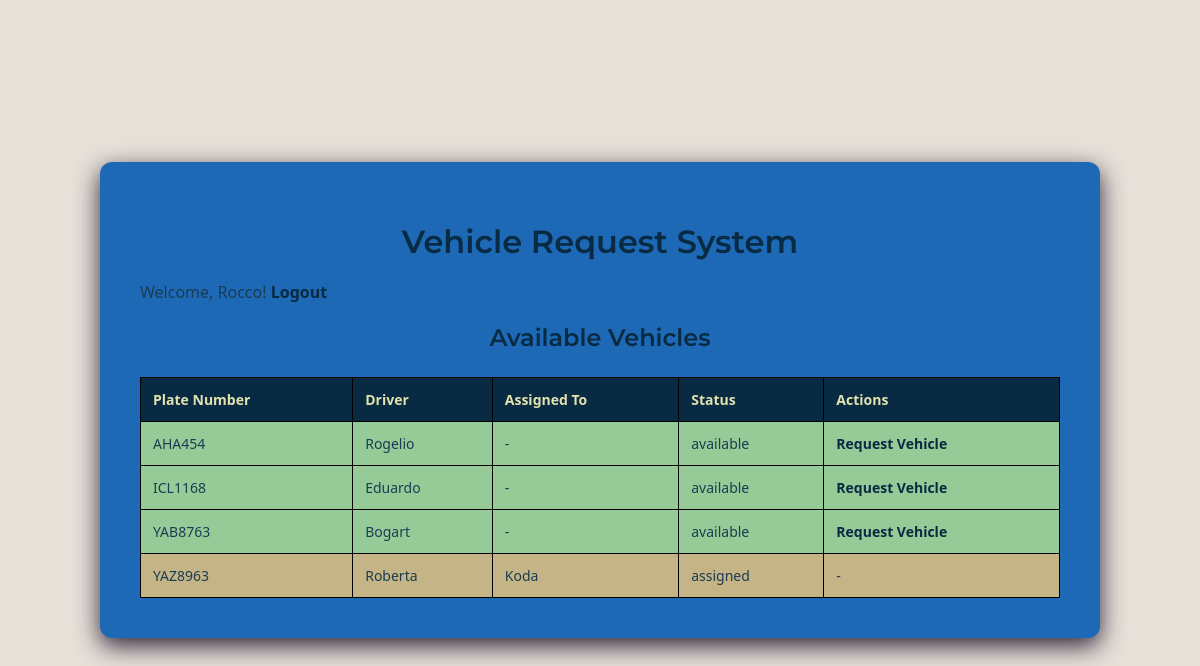
The app's page /dashboard.php (signed in) with its own data.
### tables this page shows
CREATE TABLE `vehicles` (
  `id` int(11) NOT NULL,
  `plate_number` varchar(20) NOT NULL,
  `driver_name` varchar(100) DEFAULT NULL,
  `make` varchar(100) DEFAULT NULL,
  `model` varchar(100) DEFAULT NULL,
  `type` varchar(100) DEFAULT NULL,
  `assigned_to` varchar(100) DEFAULT NULL,
  `status` enum('available','assigned','returning','unavailable') DEFAULT 'available',
  `created_at` timestamp NOT NULL DEFAULT current_timestamp()
);

### dashboard.php (the view, shortened to what this page needs)
<?php
require 'db.php';
$isAdmin = isset($_SESSION['user']) && $_SESSION['user']['role'] === 'admin';
$isEmployee = isset($_SESSION['user']) && $_SESSION['user']['role'] === 'employee';
$username = $_SESSION['user']['name'] ?? null;
$stmt = $pdo->query("SELECT * FROM vehicles ORDER BY
    CASE WHEN status = 'available' THEN 0 ELSE 1 END, plate_number ASC");
$vehicles = $stmt->fetchAll(PDO::FETCH_ASSOC);
?>
<!DOCTYPE html>
<html lang="en">
<head>
    <link rel="stylesheet" href="styles.css">
</head>
<body>
<div class="modal-container">
    <div class="modal">
        <header class="modal-header">
            <h1>Vehicle Request System</h1>
            <div class="auth-links">
                <?php if ($username): ?>
                    <span>Welcome, <?= htmlspecialchars($username) ?>!</span>
                    <a href="logout.php" class="logout-button">Logout</a>
                <?php else: ?>
                    <a href="login.php">Login</a>
                <?php endif; ?>
            </div>
        </header>
        <section class="vehicle-section">
            <div class="section-header">
                <h2>Available Vehicles</h2>
            </div>
            <table class="vehicle-table">
                <thead>
                    <tr>
                        <th>Plate Number</th>
                        <th>Driver</th>
                        <th>Assigned To</th>
                        <th>Status</th>
                        <th>Actions</th>
                    </tr>
                </thead>
                <tbody>
                <?php foreach ($vehicles as $vehicle): ?>
                    <tr class="<?=
            $vehicle['status'] === 'available' ? 'available' :
            ($vehicle['status'] === 'assigned' ? 'assigned' :
            ($vehicle['status'] === 'returning' ? 'unavailable' : 'unavailable'))
        ?>">
                        <td><?= htmlspecialchars($vehicle['plate_number']) ?></td>
                        <td><?= htmlspecialchars($vehicle['driver_name']) ?></td>
                        <td><?= htmlspecialchars($vehicle['assigned_to'] ?? '-') ?></td>
                        <td><?= htmlspecialchars($vehicle['status']) ?></td>
                        <td>
                            <?php if ($isAdmin): ?>
                                <?php if ($vehicle['status'] === 'returning'): ?>
                                    <a href="process_return.php?id=<?= $vehicle['id'] ?>" onclick="return confirm('Return confirmed?')">Accept return</a> |
                                <?php endif; ?>
                                <a href="admin/edit_vehicle.php?id=<?= $vehicle['id'] ?>">Edit</a> |
                                <a href="admin/delete_vehicle.php?id=<?= $vehicle['id'] ?>" onclick="return confirm('Delete vehicle?')">Delete</a>
                            <?php elseif ($isEmployee && $vehicle['status'] === 'available'): ?>
                                <a href="request_vehicle.php?id=<?= $vehicle['id'] ?>" >Request Vehicle</a>
                            <?php elseif ($vehicle['status'] === 'assigned' && $vehicle['assigned_to'] === $username): ?>
                                <a href="return_vehicle.php?id=<?= $vehicle['id'] ?>" >Return Vehicle</a>
                            <?php elseif (!isset($_SESSION['user']) && $vehicle['status'] === 'available'): ?>
                                <a href="login.php" >Request Vehicle</a>
                            <?php else: ?>
                                -
                            <?php endif; ?>
                        </td>
                    </tr>
                <?php endforeach; ?>
                </tbody>
            </table>
        </section>
    </div>
</div>
</body>
</html>

### styles.css (style rules this page uses)
:root { --slate-ish: #082a42; --blue-ish: #1d69b6; --clay-ish: #4682A9; --cream-ish: #e2e2af; --gray-ish: #E5E0D8; }
* { margin: 0; padding: 0; box-sizing: border-box; }
body { font-family: 'Segoe UI', Tahoma, Geneva, Verdana, sans-serif; background-color: #E5E0D8; display: flex; justify-content: center; align-items: center; min-height: 100vh; color:#1B3C53; }
.modal-container { background-color: var(--blue-ish); border-radius: 12px; padding: 40px; width: 90%; max-width: 1000px; box-shadow: 0 8px 24px rgba(14, 0, 27, 0.842); }
h1, h2, h3 { font-family: Montserrat, sans-serif; margin: 20px 0 20px 0; font-weight: 600; color: var(--slate-ish); text-align: center; }
a { text-decoration: none; font-weight: 600; color: var(--slate-ish); }
table { width: 100%; border-collapse: collapse; margin-top: 25px; }
th, td { padding: 12px; border: 1px solid black ; text-align: left; font-size: 14px; }
th { background-color: var(--slate-ish); color: var(--cream-ish); font-weight: 600; }
tr { background-color: var(--cream-ish); }
tr.available { background-color: #96ca96; }
tr.assigned { background-color: #c5b485; }
.logout-button { color: var(--slate-ish); }

### records on screen
vehicles: plate_number "AHA454", driver_name "Rogelio", assigned_to "-", status "available"
vehicles: plate_number "ICL1168", driver_name "Eduardo", assigned_to "-", status "available"
vehicles: plate_number "YAB8763", driver_name "Bogart", assigned_to "-", status "available"
vehicles: plate_number "YAZ8963", driver_name "Roberta", assigned_to "Koda", status "assigned"

### other values on screen
$username "Rocco"
